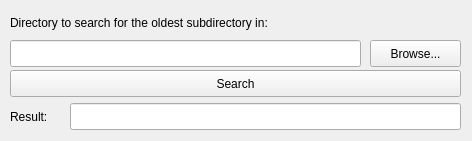
<?xml version="1.0" encoding="UTF-8"?>
<ui version="4.0">
 <class>MainWindow</class>
 <widget class="QMainWindow" name="MainWindow">
  <property name="geometry">
   <rect>
    <x>0</x>
    <y>0</y>
    <width>472</width>
    <height>141</height>
   </rect>
  </property>
  <property name="minimumSize">
   <size>
    <width>472</width>
    <height>141</height>
   </size>
  </property>
  <property name="maximumSize">
   <size>
    <width>472</width>
    <height>141</height>
   </size>
  </property>
  <property name="windowTitle">
   <string>The oldest subdirectory finder</string>
  </property>
  <widget class="QWidget" name="centralWidget">
   <widget class="QLineEdit" name="lineEdit_2">
    <property name="geometry">
     <rect>
      <x>70</x>
      <y>103</y>
      <width>391</width>
      <height>27</height>
     </rect>
    </property>
   </widget>
   <widget class="QLabel" name="label_2">
    <property name="geometry">
     <rect>
      <x>10</x>
      <y>103</y>
      <width>46</width>
      <height>27</height>
     </rect>
    </property>
    <property name="text">
     <string>Result:</string>
    </property>
   </widget>
   <widget class="QPushButton" name="pushButton_2">
    <property name="geometry">
     <rect>
      <x>370</x>
      <y>40</y>
      <width>91</width>
      <height>27</height>
     </rect>
    </property>
    <property name="text">
     <string>Browse...</string>
    </property>
   </widget>
   <widget class="QLabel" name="label">
    <property name="geometry">
     <rect>
      <x>10</x>
      <y>14</y>
      <width>331</width>
      <height>17</height>
     </rect>
    </property>
    <property name="text">
     <string>Directory to search for the oldest subdirectory in:</string>
    </property>
   </widget>
   <widget class="QLineEdit" name="lineEdit">
    <property name="geometry">
     <rect>
      <x>10</x>
      <y>40</y>
      <width>351</width>
      <height>27</height>
     </rect>
    </property>
   </widget>
   <widget class="QPushButton" name="pushButton">
    <property name="geometry">
     <rect>
      <x>10</x>
      <y>70</y>
      <width>451</width>
      <height>27</height>
     </rect>
    </property>
    <property name="text">
     <string>Search</string>
    </property>
   </widget>
  </widget>
 </widget>
 <layoutdefault spacing="6" margin="11"/>
 <resources/>
 <connections/>
</ui>
